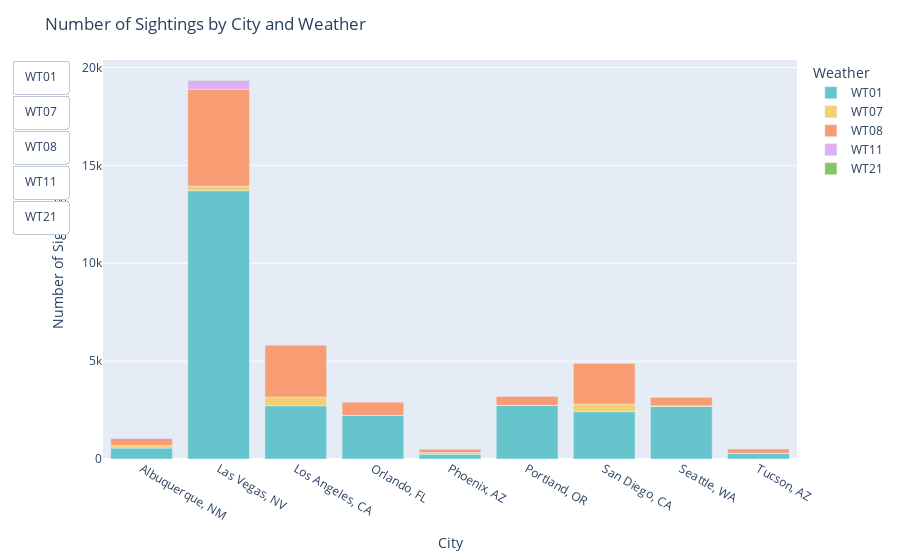

The notebook cell saved with this chart:
### Markdown cell above
# Plot 1 Column Chart 

WT** = Weather Type where ** has one of the following values: 
 01 = Fog, ice fog, or freezing fog (may include heavy fog)
 02 = Heavy fog or heaving freezing fog (not always
 distinguished from fog)
 03 = Thunder
 04 = Ice pellets, sleet, snow pellets, or small hail
 05 = Hail (may include small hail)
 06 = Glaze or rime
 07 = Dust, volcanic ash, blowing dust, blowing sand, or blowing obstruction
 08 = Smoke or haze
 09 = Blowing or drifting snow
 10 = Tornado, waterspout, or funnel cloud
 11 = High or damaging winds
 12 = Blowing spray
 13 = Mist
 14 = Drizzle
 15 = Freezing drizzle
 16 = Rain (may include freezing rain, drizzle, and freezing drizzle)
 17 = Freezing rain
 18 = Snow, snow pellets, snow grains, or ice crystals
 19 = Unknown source of precipitation
 21 = Ground fog
 22 = Ice fog or freezing fog

WVxx = Weather in the Vicinity where “xx” has one of the following values
01 = Fog, ice fog, or freezing fog (may include heavy fog)
03 = Thunder
07 = Ash, dust, sand, or other blowing obstruction
18 = Snow or ice crystals
20 = Rain or snow shower

### Code cell
# column chart with number of sighting on y-axis, city on x-axis and weather (wt: 1,7,8,11,21) on color using plotly with dropdown for weather var

# create number of sightings by address and date where WT01 = 1 or WT07 = 1 or WT08 = 1 or WT11 =1 or  WT21 = 1 for each city

import plotly.express as px
import pandas as pd

# Group data by city and calculate the count of sightings for each weather variable
df_grouped = df_weather_ufo.groupby(['Address']).sum(numeric_only=True).reset_index()

# Convert the wide format to long format for Plotly
df_melt = pd.melt(df_grouped, id_vars=['Address'], value_vars=["WT01", "WT07", "WT08", "WT11", "WT21"],
                  var_name="Weather", value_name="Number_of_Sightings")

# Create a column chart with dropdown for weather variables
fig = px.bar(df_melt, x="Address", y="Number_of_Sightings", color="Weather", color_discrete_sequence=px.colors.qualitative.Pastel,
             category_orders={"Weather": ["WT01", "WT07", "WT08", "WT11", "WT21"]})

# Update plot labels and title
fig.update_xaxes(title="City")
fig.update_yaxes(title="Number of Sightings")
fig.update_layout(title="Number of Sightings by City and Weather",
                  updatemenus=[dict(type='buttons', showactive=False, buttons=[dict(label=col, method='update', args=[{'visible': [col == weather for weather in df_melt['Weather']]}]) for col in df_melt['Weather'].unique()])])

# Show the plot
fig.show()

### Figure 1 — Plotly figure (JSON) as saved in the notebook; plotly's stock layout.template omitted (floating-point values rounded to 4 significant figures)
{"data": [{"alignmentgroup": "True", "hovertemplate": "Weather=WT01<br>Address=%{x}<br>Number_of_Sightings=%{y}<extra></extra>", "legendgroup": "WT01", "marker": {"color": "rgb(102, 197, 204)", "pattern": {"shape": ""}}, "name": "WT01", "offsetgroup": "WT01", "orientation": "v", "showlegend": true, "textposition": "auto", "type": "bar", "x": ["Albuquerque, NM", "Las Vegas, NV", "Los Angeles, CA", "Orlando, FL", "Phoenix, AZ", "Portland, OR", "San Diego, CA", "Seattle, WA", "Tucson, AZ"], "xaxis": "x", "y": [558, 13706, 2724, 2235, 237, 2739, 2422, 2680, 284], "yaxis": "y"}, {"alignmentgroup": "True", "hovertemplate": "Weather=WT07<br>Address=%{x}<br>Number_of_Sightings=%{y}<extra></extra>", "legendgroup": "WT07", "marker": {"color": "rgb(246, 207, 113)", "pattern": {"shape": ""}}, "name": "WT07", "offsetgroup": "WT07", "orientation": "v", "showlegend": true, "textposition": "auto", "type": "bar", "x": ["Albuquerque, NM", "Las Vegas, NV", "Los Angeles, CA", "Orlando, FL", "Phoenix, AZ", "Portland, OR", "San Diego, CA", "Seattle, WA", "Tucson, AZ"], "xaxis": "x", "y": [128, 237, 439, 0, 96, 3, 388, 37, 6], "yaxis": "y"}, {"alignmentgroup": "True", "hovertemplate": "Weather=WT08<br>Address=%{x}<br>Number_of_Sightings=%{y}<extra></extra>", "legendgroup": "WT08", "marker": {"color": "rgb(248, 156, 116)", "pattern": {"shape": ""}}, "name": "WT08", "offsetgroup": "WT08", "orientation": "v", "showlegend": true, "textposition": "auto", "type": "bar", "x": ["Albuquerque, NM", "Las Vegas, NV", "Los Angeles, CA", "Orlando, FL", "Phoenix, AZ", "Portland, OR", "San Diego, CA", "Seattle, WA", "Tucson, AZ"], "xaxis": "x", "y": [365, 4944, 2673, 671, 178, 482, 2096, 454, 231], "yaxis": "y"}, {"alignmentgroup": "True", "hovertemplate": "Weather=WT11<br>Address=%{x}<br>Number_of_Sightings=%{y}<extra></extra>", "legendgroup": "WT11", "marker": {"color": "rgb(220, 176, 242)", "pattern": {"shape": ""}}, "name": "WT11", "offsetgroup": "WT11", "orientation": "v", "showlegend": true, "textposition": "auto", "type": "bar", "x": ["Albuquerque, NM", "Las Vegas, NV", "Los Angeles, CA", "Orlando, FL", "Phoenix, AZ", "Portland, OR", "San Diego, CA", "Seattle, WA", "Tucson, AZ"], "xaxis": "x", "y": [44, 444, 0, 43, 19, 0, 0, 0, 21], "yaxis": "y"}, {"alignmentgroup": "True", "hovertemplate": "Weather=WT21<br>Address=%{x}<br>Number_of_Sightings=%{y}<extra></extra>", "legendgroup": "WT21", "marker": {"color": "rgb(135, 197, 95)", "pattern": {"shape": ""}}, "name": "WT21", "offsetgroup": "WT21", "orientation": "v", "showlegend": true, "textposition": "auto", "type": "bar", "x": ["Albuquerque, NM", "Las Vegas, NV", "Los Angeles, CA", "Orlando, FL", "Phoenix, AZ", "Portland, OR", "San Diego, CA", "Seattle, WA", "Tucson, AZ"], "xaxis": "x", "y": [0, 31, 0, 0, 0, 0, 0, 0, 0], "yaxis": "y"}], "layout": {"barmode": "relative", "legend": {"title": {"text": "Weather"}, "tracegroupgap": 0}, "margin": {"t": 60}, "title": {"text": "Number of Sightings by City and Weather"}, "updatemenus": [{"buttons": [{"args": [{"visible": [true, true, true, true, true, true, true, true, true, false, false, false, false, false, false, false, false, false, false, false, false, false, false, false, false, false, false, false, false, false, false, false, false, false, false, false, false, false, false, false, false, false, false, false, false]}], "label": "WT01", "method": "update"}, {"args": [{"visible": [false, false, false, false, false, false, false, false, false, true, true, true, true, true, true, true, true, true, false, false, false, false, false, false, false, false, false, false, false, false, false, false, false, false, false, false, false, false, false, false, false, false, false, false, false]}], "label": "WT07", "method": "update"}, {"args": [{"visible": [false, false, false, false, false, false, false, false, false, false, false, false, false, false, false, false, false, false, true, true, true, true, true, true, true, true, true, false, false, false, false, false, false, false, false, false, false, false, false, false, false, false, false, false, false]}], "label": "WT08", "method": "update"}, {"args": [{"visible": [false, false, false, false, false, false, false, false, false, false, false, false, false, false, false, false, false, false, false, false, false, false, false, false, false, false, false, true, true, true, true, true, true, true, true, true, false, false, false, false, false, false, false, false, false]}], "label": "WT11", "method": "update"}, {"args": [{"visible": [false, false, false, false, false, false, false, false, false, false, false, false, false, false, false, false, false, false, false, false, false, false, false, false, false, false, false, false, false, false, false, false, false, false, false, false, true, true, true, true, true, true, true, true, true]}], "label": "WT21", "method": "update"}], "showactive": false, "type": "buttons"}], "xaxis": {"anchor": "y", "domain": [0, 1], "title": {"text": "City"}}, "yaxis": {"anchor": "x", "domain": [0, 1], "title": {"text": "Number of Sightings"}}}}
